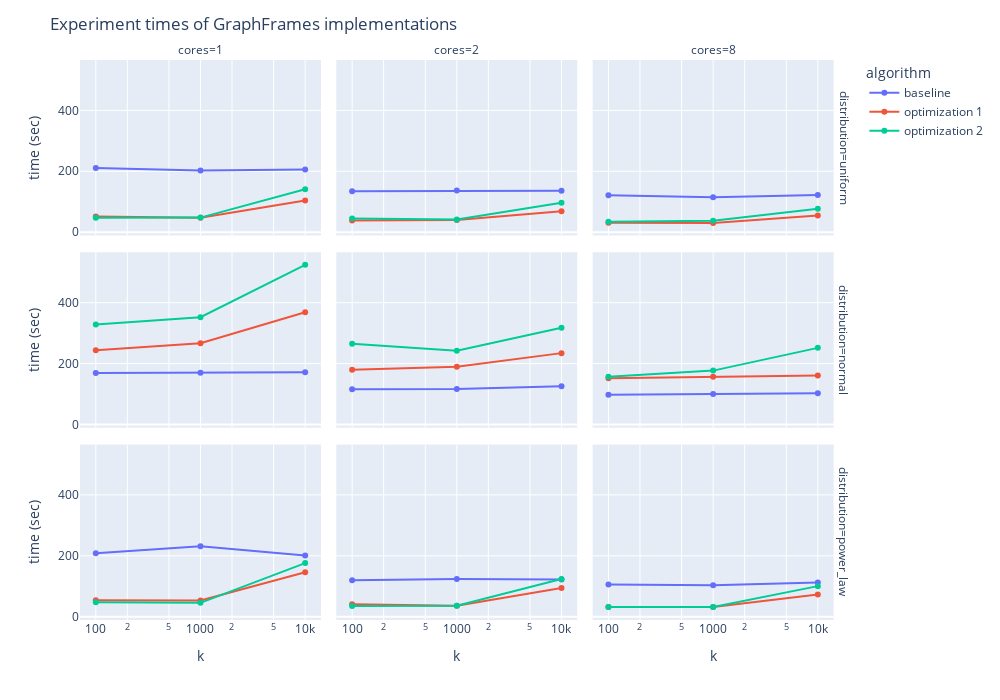

The cell this chart's notebook holds for it:
### Markdown cell above
**Total graphframes experiments**: 3 rows * 3 columns * 3 lines * 3 points = 81

### Code cell
# 2. Compare graphframes implementations (All distributions)
filtered_dataset = experiments_df[(experiments_df["algorithm"].isin(["graphframe_bs",
                                                                     "graphframe_fast",
                                                                     "graphframe_fast_bv"]))].copy()


filtered_dataset["algorithm"] = (filtered_dataset["algorithm"]
                                 .replace({"graphframe_bs":"baseline",
                                           "graphframe_fast":"optimization 1",
                                           "graphframe_fast_bv":"optimization 2"}))


fig = px.line(filtered_dataset,
                 x="k",
                 y="time (sec)",
                 log_x=True,
                 log_y=False,
                 facet_row="distribution",
                 color="algorithm",
                 facet_col="cores")

fig.update_layout(
    title=f"Experiment times of GraphFrames implementations"
)


for i in range(len(fig.data)):
    fig.data[i].update(mode='markers+lines')

fig.update_layout(
    autosize=False,
    width=1000,
    height=700)
fig.show()

### Figure 1 — Plotly figure (JSON) as saved in the notebook; plotly's stock layout.template omitted (floating-point values rounded to 4 significant figures)
{"data": [{"hovertemplate": "algorithm=baseline<br>distribution=uniform<br>cores=1<br>k=%{x}<br>time (sec)=%{y}<extra></extra>", "legendgroup": "baseline", "line": {"color": "#636efa", "dash": "solid"}, "mode": "markers+lines", "name": "baseline", "orientation": "v", "showlegend": true, "type": "scatter", "x": [100, 1000, 10000], "xaxis": "x7", "y": [210.7, 202.7, 205.8], "yaxis": "y7"}, {"hovertemplate": "algorithm=baseline<br>distribution=uniform<br>cores=2<br>k=%{x}<br>time (sec)=%{y}<extra></extra>", "legendgroup": "baseline", "line": {"color": "#636efa", "dash": "solid"}, "mode": "markers+lines", "name": "baseline", "orientation": "v", "showlegend": false, "type": "scatter", "x": [100, 1000, 10000], "xaxis": "x8", "y": [134.5, 136.6, 136.4], "yaxis": "y8"}, {"hovertemplate": "algorithm=baseline<br>distribution=uniform<br>cores=8<br>k=%{x}<br>time (sec)=%{y}<extra></extra>", "legendgroup": "baseline", "line": {"color": "#636efa", "dash": "solid"}, "mode": "markers+lines", "name": "baseline", "orientation": "v", "showlegend": false, "type": "scatter", "x": [100, 1000, 10000], "xaxis": "x9", "y": [121.5, 114.9, 122.1], "yaxis": "y9"}, {"hovertemplate": "algorithm=baseline<br>distribution=normal<br>cores=1<br>k=%{x}<br>time (sec)=%{y}<extra></extra>", "legendgroup": "baseline", "line": {"color": "#636efa", "dash": "solid"}, "mode": "markers+lines", "name": "baseline", "orientation": "v", "showlegend": false, "type": "scatter", "x": [100, 1000, 10000], "xaxis": "x4", "y": [169.3, 169.6, 171.4], "yaxis": "y4"}, {"hovertemplate": "algorithm=baseline<br>distribution=normal<br>cores=2<br>k=%{x}<br>time (sec)=%{y}<extra></extra>", "legendgroup": "baseline", "line": {"color": "#636efa", "dash": "solid"}, "mode": "markers+lines", "name": "baseline", "orientation": "v", "showlegend": false, "type": "scatter", "x": [100, 1000, 10000], "xaxis": "x5", "y": [115.5, 116.3, 125.3], "yaxis": "y5"}, {"hovertemplate": "algorithm=baseline<br>distribution=normal<br>cores=8<br>k=%{x}<br>time (sec)=%{y}<extra></extra>", "legendgroup": "baseline", "line": {"color": "#636efa", "dash": "solid"}, "mode": "markers+lines", "name": "baseline", "orientation": "v", "showlegend": false, "type": "scatter", "x": [100, 1000, 10000], "xaxis": "x6", "y": [97.22, 100.4, 102.2], "yaxis": "y6"}, {"hovertemplate": "algorithm=baseline<br>distribution=power_law<br>cores=1<br>k=%{x}<br>time (sec)=%{y}<extra></extra>", "legendgroup": "baseline", "line": {"color": "#636efa", "dash": "solid"}, "mode": "markers+lines", "name": "baseline", "orientation": "v", "showlegend": false, "type": "scatter", "x": [100, 1000, 10000], "xaxis": "x", "y": [208.6, 231.7, 200.7], "yaxis": "y"}, {"hovertemplate": "algorithm=baseline<br>distribution=power_law<br>cores=2<br>k=%{x}<br>time (sec)=%{y}<extra></extra>", "legendgroup": "baseline", "line": {"color": "#636efa", "dash": "solid"}, "mode": "markers+lines", "name": "baseline", "orientation": "v", "showlegend": false, "type": "scatter", "x": [100, 1000, 10000], "xaxis": "x2", "y": [120.1, 123.7, 122.1], "yaxis": "y2"}, {"hovertemplate": "algorithm=baseline<br>distribution=power_law<br>cores=8<br>k=%{x}<br>time (sec)=%{y}<extra></extra>", "legendgroup": "baseline", "line": {"color": "#636efa", "dash": "solid"}, "mode": "markers+lines", "name": "baseline", "orientation": "v", "showlegend": false, "type": "scatter", "x": [100, 1000, 10000], "xaxis": "x3", "y": [106.0, 103.5, 112.5], "yaxis": "y3"}, {"hovertemplate": "algorithm=optimization 1<br>distribution=uniform<br>cores=1<br>k=%{x}<br>time (sec)=%{y}<extra></extra>", "legendgroup": "optimization 1", "line": {"color": "#EF553B", "dash": "solid"}, "mode": "markers+lines", "name": "optimization 1", "orientation": "v", "showlegend": true, "type": "scatter", "x": [100, 1000, 10000], "xaxis": "x7", "y": [51.32, 47.54, 104.0], "yaxis": "y7"}, {"hovertemplate": "algorithm=optimization 1<br>distribution=uniform<br>cores=2<br>k=%{x}<br>time (sec)=%{y}<extra></extra>", "legendgroup": "optimization 1", "line": {"color": "#EF553B", "dash": "solid"}, "mode": "markers+lines", "name": "optimization 1", "orientation": "v", "showlegend": false, "type": "scatter", "x": [100, 1000, 10000], "xaxis": "x8", "y": [38.34, 40.42, 68.86], "yaxis": "y8"}, {"hovertemplate": "algorithm=optimization 1<br>distribution=uniform<br>cores=8<br>k=%{x}<br>time (sec)=%{y}<extra></extra>", "legendgroup": "optimization 1", "line": {"color": "#EF553B", "dash": "solid"}, "mode": "markers+lines", "name": "optimization 1", "orientation": "v", "showlegend": false, "type": "scatter", "x": [100, 1000, 10000], "xaxis": "x9", "y": [30.66, 30.35, 54.66], "yaxis": "y9"}, {"hovertemplate": "algorithm=optimization 1<br>distribution=normal<br>cores=1<br>k=%{x}<br>time (sec)=%{y}<extra></extra>", "legendgroup": "optimization 1", "line": {"color": "#EF553B", "dash": "solid"}, "mode": "markers+lines", "name": "optimization 1", "orientation": "v", "showlegend": false, "type": "scatter", "x": [100, 1000, 10000], "xaxis": "x4", "y": [243.9, 266.6, 368.5], "yaxis": "y4"}, {"hovertemplate": "algorithm=optimization 1<br>distribution=normal<br>cores=2<br>k=%{x}<br>time (sec)=%{y}<extra></extra>", "legendgroup": "optimization 1", "line": {"color": "#EF553B", "dash": "solid"}, "mode": "markers+lines", "name": "optimization 1", "orientation": "v", "showlegend": false, "type": "scatter", "x": [100, 1000, 10000], "xaxis": "x5", "y": [180.1, 189.4, 234.3], "yaxis": "y5"}, {"hovertemplate": "algorithm=optimization 1<br>distribution=normal<br>cores=8<br>k=%{x}<br>time (sec)=%{y}<extra></extra>", "legendgroup": "optimization 1", "line": {"color": "#EF553B", "dash": "solid"}, "mode": "markers+lines", "name": "optimization 1", "orientation": "v", "showlegend": false, "type": "scatter", "x": [100, 1000, 10000], "xaxis": "x6", "y": [151.7, 156.5, 161.0], "yaxis": "y6"}, {"hovertemplate": "algorithm=optimization 1<br>distribution=power_law<br>cores=1<br>k=%{x}<br>time (sec)=%{y}<extra></extra>", "legendgroup": "optimization 1", "line": {"color": "#EF553B", "dash": "solid"}, "mode": "markers+lines", "name": "optimization 1", "orientation": "v", "showlegend": false, "type": "scatter", "x": [100, 1000, 10000], "xaxis": "x", "y": [54.24, 53.41, 145.9], "yaxis": "y"}, {"hovertemplate": "algorithm=optimization 1<br>distribution=power_law<br>cores=2<br>k=%{x}<br>time (sec)=%{y}<extra></extra>", "legendgroup": "optimization 1", "line": {"color": "#EF553B", "dash": "solid"}, "mode": "markers+lines", "name": "optimization 1", "orientation": "v", "showlegend": false, "type": "scatter", "x": [100, 1000, 10000], "xaxis": "x2", "y": [40.7, 36.04, 94.19], "yaxis": "y2"}, {"hovertemplate": "algorithm=optimization 1<br>distribution=power_law<br>cores=8<br>k=%{x}<br>time (sec)=%{y}<extra></extra>", "legendgroup": "optimization 1", "line": {"color": "#EF553B", "dash": "solid"}, "mode": "markers+lines", "name": "optimization 1", "orientation": "v", "showlegend": false, "type": "scatter", "x": [100, 1000, 10000], "xaxis": "x3", "y": [31.98, 31.59, 73.01], "yaxis": "y3"}, {"hovertemplate": "algorithm=optimization 2<br>distribution=uniform<br>cores=1<br>k=%{x}<br>time (sec)=%{y}<extra></extra>", "legendgroup": "optimization 2", "line": {"color": "#00cc96", "dash": "solid"}, "mode": "markers+lines", "name": "optimization 2", "orientation": "v", "showlegend": true, "type": "scatter", "x": [100, 1000, 10000], "xaxis": "x7", "y": [47.32, 47.85, 140.7], "yaxis": "y7"}, {"hovertemplate": "algorithm=optimization 2<br>distribution=uniform<br>cores=2<br>k=%{x}<br>time (sec)=%{y}<extra></extra>", "legendgroup": "optimization 2", "line": {"color": "#00cc96", "dash": "solid"}, "mode": "markers+lines", "name": "optimization 2", "orientation": "v", "showlegend": false, "type": "scatter", "x": [100, 1000, 10000], "xaxis": "x8", "y": [45.03, 41.97, 96.99], "yaxis": "y8"}, {"hovertemplate": "algorithm=optimization 2<br>distribution=uniform<br>cores=8<br>k=%{x}<br>time (sec)=%{y}<extra></extra>", "legendgroup": "optimization 2", "line": {"color": "#00cc96", "dash": "solid"}, "mode": "markers+lines", "name": "optimization 2", "orientation": "v", "showlegend": false, "type": "scatter", "x": [100, 1000, 10000], "xaxis": "x9", "y": [34.37, 37.81, 76.8], "yaxis": "y9"}, {"hovertemplate": "algorithm=optimization 2<br>distribution=normal<br>cores=1<br>k=%{x}<br>time (sec)=%{y}<extra></extra>", "legendgroup": "optimization 2", "line": {"color": "#00cc96", "dash": "solid"}, "mode": "markers+lines", "name": "optimization 2", "orientation": "v", "showlegend": false, "type": "scatter", "x": [100, 1000, 10000], "xaxis": "x4", "y": [328.3, 352.3, 524.4], "yaxis": "y4"}, {"hovertemplate": "algorithm=optimization 2<br>distribution=normal<br>cores=2<br>k=%{x}<br>time (sec)=%{y}<extra></extra>", "legendgroup": "optimization 2", "line": {"color": "#00cc96", "dash": "solid"}, "mode": "markers+lines", "name": "optimization 2", "orientation": "v", "showlegend": false, "type": "scatter", "x": [100, 1000, 10000], "xaxis": "x5", "y": [264.9, 242.2, 317.8], "yaxis": "y5"}, {"hovertemplate": "algorithm=optimization 2<br>distribution=normal<br>cores=8<br>k=%{x}<br>time (sec)=%{y}<extra></extra>", "legendgroup": "optimization 2", "line": {"color": "#00cc96", "dash": "solid"}, "mode": "markers+lines", "name": "optimization 2", "orientation": "v", "showlegend": false, "type": "scatter", "x": [100, 1000, 10000], "xaxis": "x6", "y": [157.0, 176.8, 251.6], "yaxis": "y6"}, {"hovertemplate": "algorithm=optimization 2<br>distribution=power_law<br>cores=1<br>k=%{x}<br>time (sec)=%{y}<extra></extra>", "legendgroup": "optimization 2", "line": {"color": "#00cc96", "dash": "solid"}, "mode": "markers+lines", "name": "optimization 2", "orientation": "v", "showlegend": false, "type": "scatter", "x": [100, 1000, 10000], "xaxis": "x", "y": [47.6, 45.49, 176.0], "yaxis": "y"}, {"hovertemplate": "algorithm=optimization 2<br>distribution=power_law<br>cores=2<br>k=%{x}<br>time (sec)=%{y}<extra></extra>", "legendgroup": "optimization 2", "line": {"color": "#00cc96", "dash": "solid"}, "mode": "markers+lines", "name": "optimization 2", "orientation": "v", "showlegend": false, "type": "scatter", "x": [100, 1000, 10000], "xaxis": "x2", "y": [34.99, 36.1, 123.8], "yaxis": "y2"}, {"hovertemplate": "algorithm=optimization 2<br>distribution=power_law<br>cores=8<br>k=%{x}<br>time (sec)=%{y}<extra></extra>", "legendgroup": "optimization 2", "line": {"color": "#00cc96", "dash": "solid"}, "mode": "markers+lines", "name": "optimization 2", "orientation": "v", "showlegend": false, "type": "scatter", "x": [100, 1000, 10000], "xaxis": "x3", "y": [31.99, 32.15, 100.4], "yaxis": "y3"}], "layout": {"annotations": [{"font": {}, "showarrow": false, "text": "cores=1", "x": 0.1567, "xanchor": "center", "xref": "paper", "y": 1.0, "yanchor": "bottom", "yref": "paper"}, {"font": {}, "showarrow": false, "text": "cores=2", "x": 0.49, "xanchor": "center", "xref": "paper", "y": 1.0, "yanchor": "bottom", "yref": "paper"}, {"font": {}, "showarrow": false, "text": "cores=8", "x": 0.8233, "xanchor": "center", "xref": "paper", "y": 1.0, "yanchor": "bottom", "yref": "paper"}, {"font": {}, "showarrow": false, "text": "distribution=power_law", "textangle": 90, "x": 0.98, "xanchor": "left", "xref": "paper", "y": 0.1567, "yanchor": "middle", "yref": "paper"}, {"font": {}, "showarrow": false, "text": "distribution=normal", "textangle": 90, "x": 0.98, "xanchor": "left", "xref": "paper", "y": 0.5, "yanchor": "middle", "yref": "paper"}, {"font": {}, "showarrow": false, "text": "distribution=uniform", "textangle": 90, "x": 0.98, "xanchor": "left", "xref": "paper", "y": 0.8433, "yanchor": "middle", "yref": "paper"}], "autosize": false, "height": 700, "legend": {"title": {"text": "algorithm"}, "tracegroupgap": 0}, "margin": {"t": 60}, "title": {"text": "Experiment times of GraphFrames implementations"}, "width": 1000, "xaxis": {"anchor": "y", "domain": [0, 0.3133], "title": {"text": "k"}, "type": "log"}, "xaxis2": {"anchor": "y2", "domain": [0.3333, 0.6467], "matches": "x", "title": {"text": "k"}, "type": "log"}, "xaxis3": {"anchor": "y3", "domain": [0.6667, 0.98], "matches": "x", "title": {"text": "k"}, "type": "log"}, "xaxis4": {"anchor": "y4", "domain": [0, 0.3133], "matches": "x", "showticklabels": false, "type": "log"}, "xaxis5": {"anchor": "y5", "domain": [0.3333, 0.6467], "matches": "x", "showticklabels": false, "type": "log"}, "xaxis6": {"anchor": "y6", "domain": [0.6667, 0.98], "matches": "x", "showticklabels": false, "type": "log"}, "xaxis7": {"anchor": "y7", "domain": [0, 0.3133], "matches": "x", "showticklabels": false, "type": "log"}, "xaxis8": {"anchor": "y8", "domain": [0.3333, 0.6467], "matches": "x", "showticklabels": false, "type": "log"}, "xaxis9": {"anchor": "y9", "domain": [0.6667, 0.98], "matches": "x", "showticklabels": false, "type": "log"}, "yaxis": {"anchor": "x", "domain": [0, 0.3133], "title": {"text": "time (sec)"}}, "yaxis2": {"anchor": "x2", "domain": [0, 0.3133], "matches": "y", "showticklabels": false}, "yaxis3": {"anchor": "x3", "domain": [0, 0.3133], "matches": "y", "showticklabels": false}, "yaxis4": {"anchor": "x4", "domain": [0.3433, 0.6567], "matches": "y", "title": {"text": "time (sec)"}}, "yaxis5": {"anchor": "x5", "domain": [0.3433, 0.6567], "matches": "y", "showticklabels": false}, "yaxis6": {"anchor": "x6", "domain": [0.3433, 0.6567], "matches": "y", "showticklabels": false}, "yaxis7": {"anchor": "x7", "domain": [0.6867, 1.0], "matches": "y", "title": {"text": "time (sec)"}}, "yaxis8": {"anchor": "x8", "domain": [0.6867, 1.0], "matches": "y", "showticklabels": false}, "yaxis9": {"anchor": "x9", "domain": [0.6867, 1.0], "matches": "y", "showticklabels": false}}}
